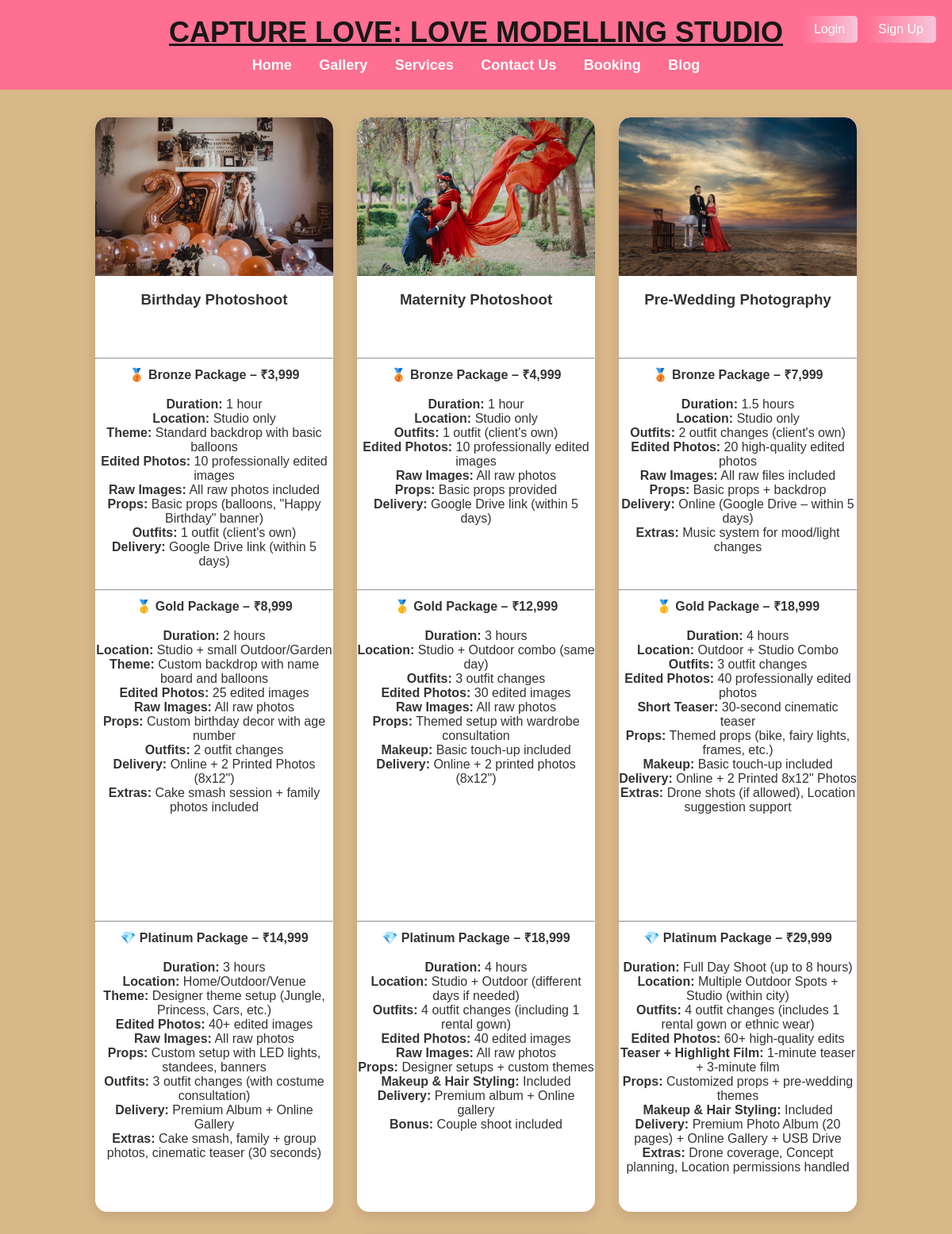
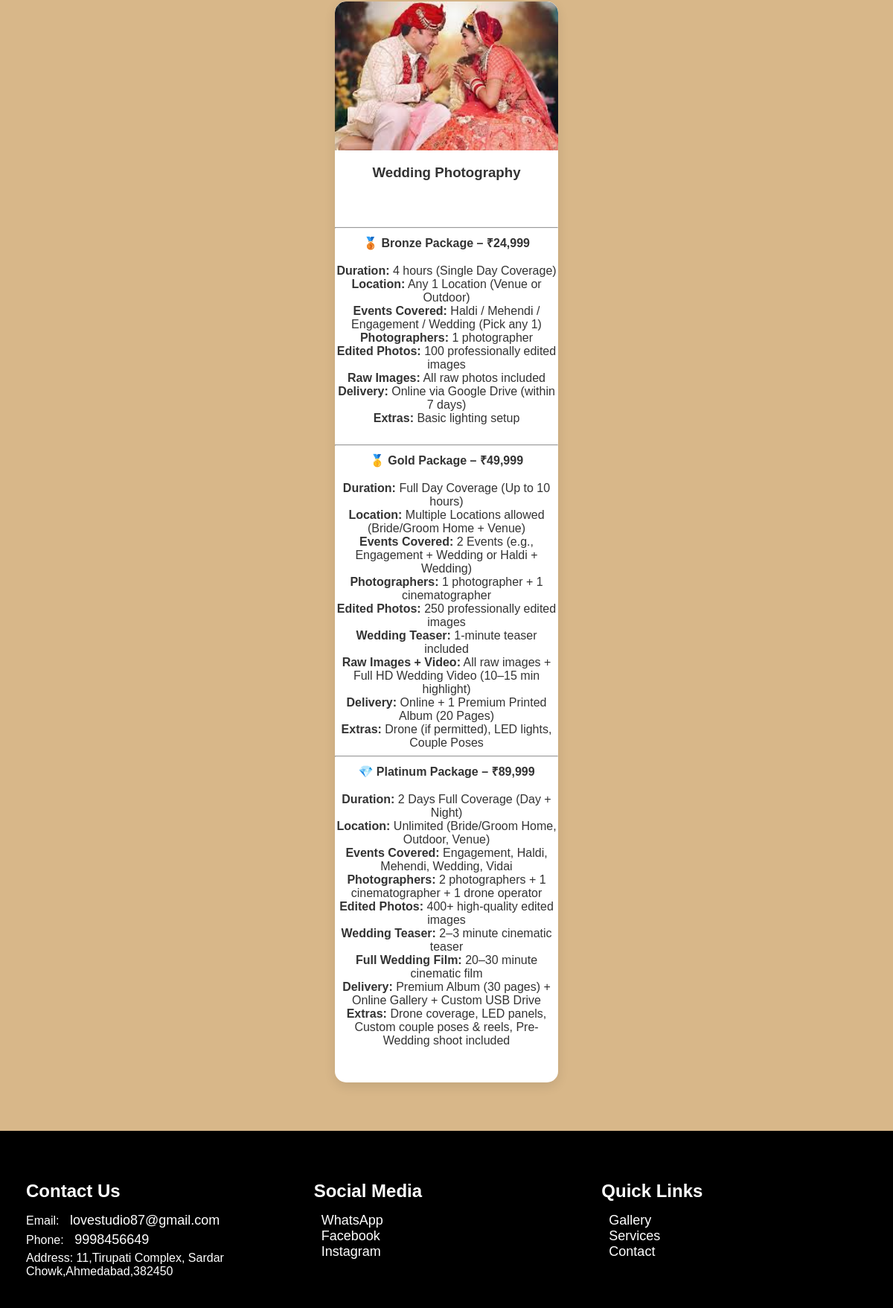
Page /services/ on the committed database (2 pictures, top to bottom).
### home/models.py (models this page shows, shortened)
class Service(models.Model):
    name = models.CharField(max_length=100)
    description = models.TextField()
    image = models.ImageField(upload_to='services/', null=True, blank=True)
    is_active = models.BooleanField(default=True)
    category = models.CharField(max_length=100, default='General')
    created_at = models.DateTimeField(default=timezone.now)
    updated_at = models.DateTimeField(auto_now=True)
    class Meta:
        verbose_name = 'Service'
        verbose_name_plural = 'Services'
        ordering = ['name']

### home/views.py (the view)
# urls.py: path('services/', views.services, name='services'),
def services(request):
    active_services = Service.objects.filter(is_active=True).order_by('name')
    return render(request, "services.html", {'services': active_services})

### home/templates/services.html (shortened to what this page needs)
{% extends 'base.html' %}
{% block content %}
<!DOCTYPE html>
<html lang="en">
<head>
</head>
<body>
<section class="services-container">
    {% if services %}
        {% for service in services %}
            {% if service.is_active %}
                <div class="service">
                    {% if service.image %}
                        <img src="{{ service.image.url }}" alt="{{ service.name }}">
                    {% else %}
                        <img src="https://via.placeholder.com/300x200" alt="{{ service.name }}">
                    {% endif %}
                    <h3>{{ service.name }}</h3>
                    <p>{{ service.description|safe }}</p>
                </div>
            {% endif %}
        {% endfor %}
    {% else %}
        <div class="no-services">
            <p>No services available at the moment. Please check back later.</p>
        </div>
    {% endif %}
</section>
</body>
</html>
{% endblock %}

### home/templates/base.html (style rules this page uses)
body { font-family: 'Georgia', serif; margin: 0; padding: 0; background: linear-gradient(to bottom right, #d8b789, #d8b789); color: #000000; }

### home/templates/services.html (style rules this page uses)
body { font-family: 'Arial', sans-serif; margin: 0; padding: 0; background: #d8b789; color: #333; }
.services-container { display: flex; flex-wrap: wrap; justify-content: center; padding: 20px; }
.service { background: #fff; border-radius: 15px; box-shadow: 0px 5px 15px rgba(0, 0, 0, 0.1); margin: 15px; width: 300px; text-align: center; overflow: hidden; transition: transform 0.3s ease; }
.service img { width: 100%; height: 200px; object-fit: cover; border-radius: 15px 15px 0 0; }
.service h3 { color: #333; padding: 15px; margin: 0; }
.service p { padding: 0 15px 15px; font-size: 16px; color: #666; }

### rows in the picture
Service: image (picture), name "Birthday Photoshoot", description "🥉 Bronze Package – ₹3,999 Duration: 1 hour Location: Studio only Theme: Standard backdrop with basic balloons Edited Photos: 10 professionally edited images Raw Images: All raw photos included Props: Basic props (balloons, \"Happy Birthday\" banner) Outfits: 1 outfit (client's own) Delivery: Google Drive link (within 5 days) 🥇 Gold Package – ₹8,999 Duration: 2 hours Location: Studio + small Outdoor/Garden Theme: Custom backdrop with name board and balloons Edited Photos: 25 edited images Raw Images: All raw photos Props: Custom birthday decor with age number Outfits: 2 outfit changes Delivery: Online + 2 Printed Photos (8x12\") Extras: Cake smash session + family photos included 💎 Platinum…"
Service: image (picture), name "Maternity Photoshoot", description "🥉 Bronze Package – ₹4,999 Duration: 1 hour Location: Studio only Outfits: 1 outfit (client's own) Edited Photos: 10 professionally edited images Raw Images: All raw photos Props: Basic props provided Delivery: Google Drive link (within 5 days) 🥇 Gold Package – ₹12,999 Duration: 3 hours Location: Studio + Outdoor combo (same day) Outfits: 3 outfit changes Edited Photos: 30 edited images Raw Images: All raw photos Props: Themed setup with wardrobe consultation Makeup: Basic touch-up included Delivery: Online + 2 printed photos (8x12\") 💎 Platinum Package – ₹18,999 Duration: 4 hours Location: Studio + Outdoor (different days if needed) Outfits: 4 outfit changes (including 1 rental gown) Edited…"
Service: image (picture), name "Pre-Wedding Photography", description "🥉 Bronze Package – ₹7,999 Duration: 1.5 hours Location: Studio only Outfits: 2 outfit changes (client's own) Edited Photos: 20 high-quality edited photos Raw Images: All raw files included Props: Basic props + backdrop Delivery: Online (Google Drive – within 5 days) Extras: Music system for mood/light changes 🥇 Gold Package – ₹18,999 Duration: 4 hours Location: Outdoor + Studio Combo Outfits: 3 outfit changes Edited Photos: 40 professionally edited photos Short Teaser: 30-second cinematic teaser Props: Themed props (bike, fairy lights, frames, etc.) Makeup: Basic touch-up included Delivery: Online + 2 Printed 8x12\" Photos Extras: Drone shots (if allowed), Location suggestion support 💎…"
Service: image (picture), name "Wedding Photography", description "🥉 Bronze Package – ₹24,999 Duration: 4 hours (Single Day Coverage) Location: Any 1 Location (Venue or Outdoor) Events Covered: Haldi / Mehendi / Engagement / Wedding (Pick any 1) Photographers: 1 photographer Edited Photos: 100 professionally edited images Raw Images: All raw photos included Delivery: Online via Google Drive (within 7 days) Extras: Basic lighting setup 🥇 Gold Package – ₹49,999 Duration: Full Day Coverage (Up to 10 hours) Location: Multiple Locations allowed (Bride/Groom Home + Venue) Events Covered: 2 Events (e.g., Engagement + Wedding or Haldi + Wedding) Photographers: 1 photographer + 1 cinematographer Edited Photos: 250 professionally edited images Wedding Teaser:…"
